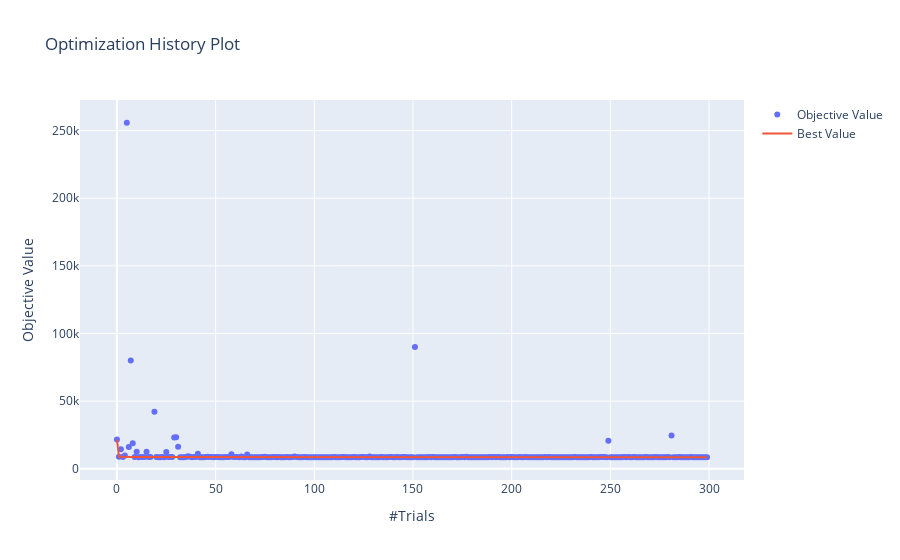

The notebook cell this image was saved under:
### Code cell
fig = optuna.visualization.plot_optimization_history(study)
fig

### Figure 1 — Plotly figure (JSON) as saved in the notebook; plotly's stock layout.template omitted (floating-point values rounded to 4 significant figures; data arrays with more than 128 entries replaced by an {"elided": "..."} marker saying what was removed)
{"data": [{"mode": "markers", "name": "Objective Value", "type": "scatter", "x": {"elided": "299 int values"}, "y": {"elided": "299 float values"}}, {"name": "Best Value", "type": "scatter", "x": {"elided": "299 int values"}, "y": {"elided": "299 float values"}}], "layout": {"title": {"text": "Optimization History Plot"}, "xaxis": {"title": {"text": "#Trials"}}, "yaxis": {"title": {"text": "Objective Value"}}}}
